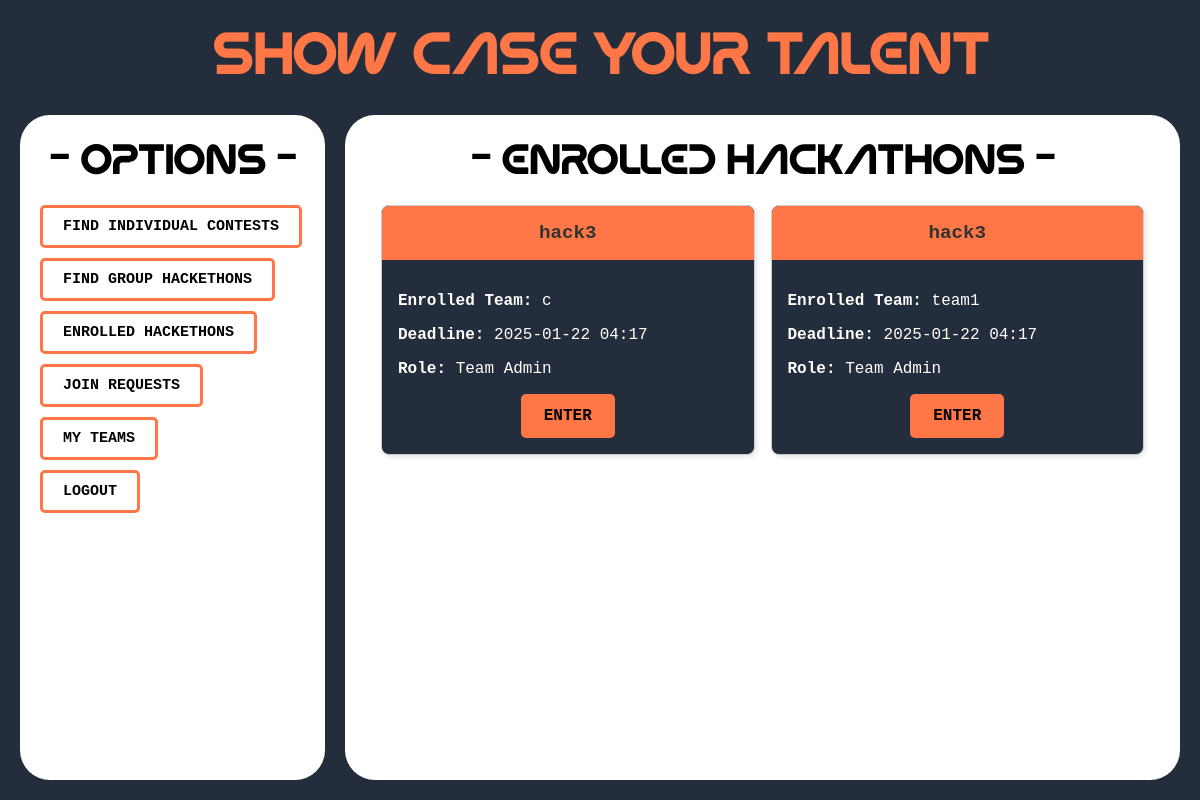
Page /competitor/enrolled_hackathons/ (signed in) on the earlier database version.
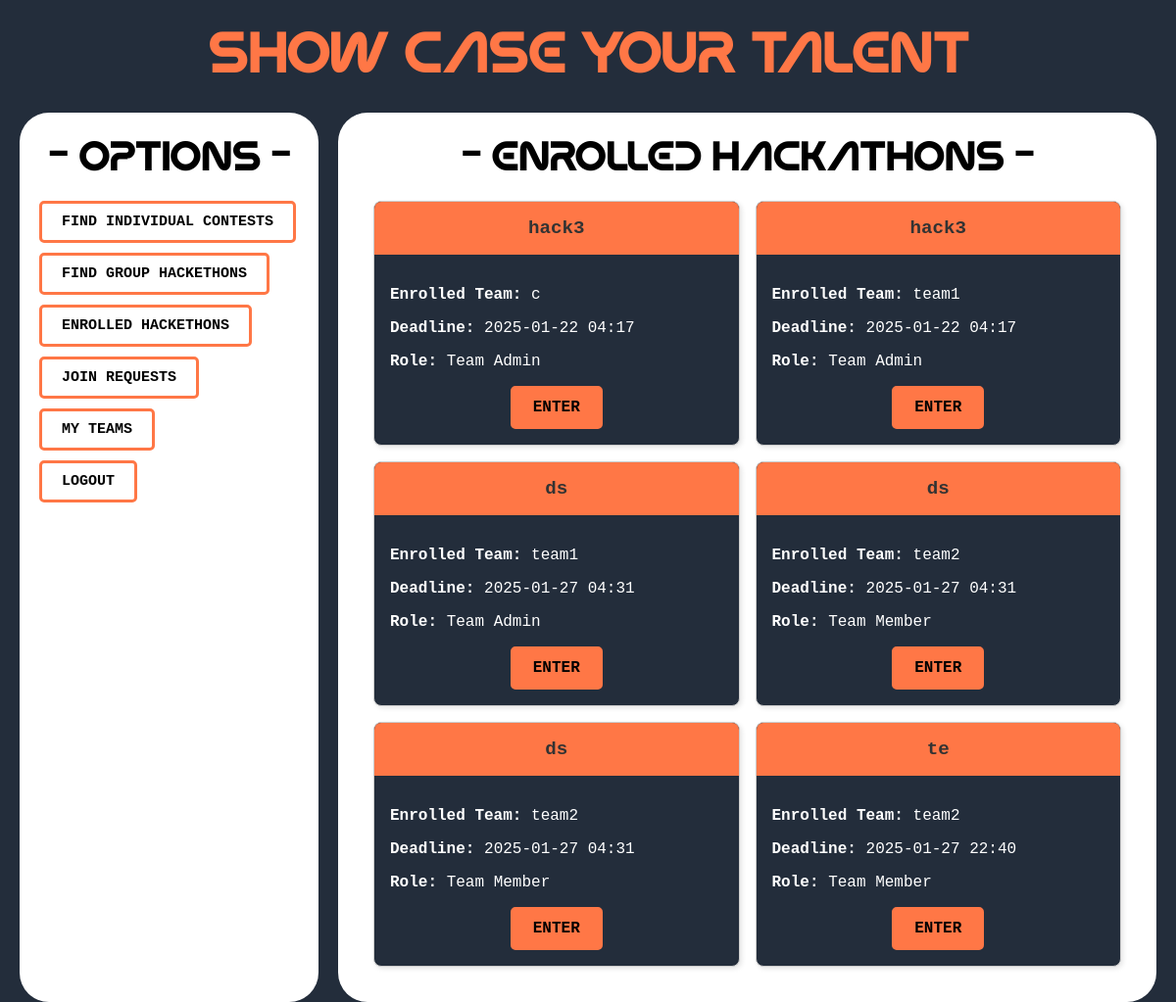
Same page on the later database version.
### host/models.py (models this page shows, shortened)
class TeamEnrollment(models.Model):
    event = models.ForeignKey('GroupEvent', on_delete=models.CASCADE, related_name='enrollments')
    team = models.ForeignKey('competitor.Team', on_delete=models.CASCADE, related_name='enrolled_events')
    enrolled_at = models.DateTimeField(auto_now_add=True)

class GroupEvent(models.Model):
    hackathon_name = models.CharField(max_length=200)
    organization = models.CharField(max_length=200)
    theme = models.CharField(max_length=200)
    frameworks = models.CharField(max_length=300)
    max_team_size = models.IntegerField()
    last_submission_datetime = models.DateTimeField()
    evaluation_criteria = models.TextField()
    created_by = models.ForeignKey(settings.AUTH_USER_MODEL, on_delete=models.CASCADE, related_name="group_events")

### competitor/models.py (models this page shows, shortened)
class Team(models.Model):
    name = models.CharField(max_length=255, unique=True)
    team_admin = models.ForeignKey(
        User,
        on_delete=models.CASCADE,
        related_name='admin_teams'
    )  # The user who created the team (must be a competitor)
    members = models.ManyToManyField(
        User,
        related_name='team_members',
        blank=True
    )
    created_at = models.DateTimeField(auto_now_add=True)  # Timestamp of creation

### competitor/views.py (the view)
# urls.py: path('enrolled_hackathons/', views.enrolled_hackathons, name='enrolled_hackathons'),
def enrolled_hackathons(request):
    user_teams = Team.objects.filter(members=request.user) | Team.objects.filter(team_admin=request.user)
    enrolled_events = TeamEnrollment.objects.filter(team__in=user_teams).select_related('event')
    return render(request, 'competitor/enrolled_hackathons.html', {'enrolled_events': enrolled_events})

### templates/competitor/enrolled_hackathons.html (shortened to what this page needs)
{% extends "competitor/competitor_dashboard.html" %}
{% block right_div %}
<h1 style="color:black; text-align: center;">- Enrolled  Hackathons -</h1>
{% if enrolled_events %}
    <div class="cards-container" style="display: grid; grid-template-columns: repeat(2, 1fr); gap: 16px;">
        {% for enrollment in enrolled_events %}
            <div class="card">
                <div class="hackathon_name">
                    {{ enrollment.event.hackathon_name }}
                </div>
                <div style="padding: 16px;">
                    <p><strong>Enrolled Team:</strong> {{ enrollment.team.name }}</p>
                    <p><strong>Deadline:</strong> {{ enrollment.event.last_submission_datetime|date:"Y-m-d H:i" }}</p>
                    <p><strong>Role:</strong>
                        {% if enrollment.team.team_admin == request.user %}
                            Team Admin
                        {% else %}
                            Team Member
                        {% endif %}
                    </p>
                    <div style="text-align: center; margin-top: 16px;">
                        <a href="{% url 'competitor:event_details' enrollment.event.id enrollment.team.id %}" class="btn-like">
                            ENTER
                        </a>
                    </div>
                </div>
            </div>
        {% endfor %}
    </div>
{% else %}
    <p style="text-align: center; margin-top: 16px;">You are not enrolled in any hackathons yet.</p>
{% endif %}
{% endblock right_div %}

Differences in the rows shown:
added TeamEnrollment: event.hackathon_name "ds", team.name "team1", event.last_submission_datetime "2025-01-27 04:31", shows "Team Admin"
now on this page (row unchanged): TeamEnrollment: event.hackathon_name "ds", team.name "team2", event.last_submission_datetime "2025-01-27 04:31", shows "Team Member"
now on this page (row unchanged): TeamEnrollment: event.hackathon_name "ds", team.name "team2", event.last_submission_datetime "2025-01-27 04:31", shows "Team Member"
now on this page (row unchanged): TeamEnrollment: event.hackathon_name "te", team.name "team2", event.last_submission_datetime "2025-01-27 22:40", shows "Team Member"
